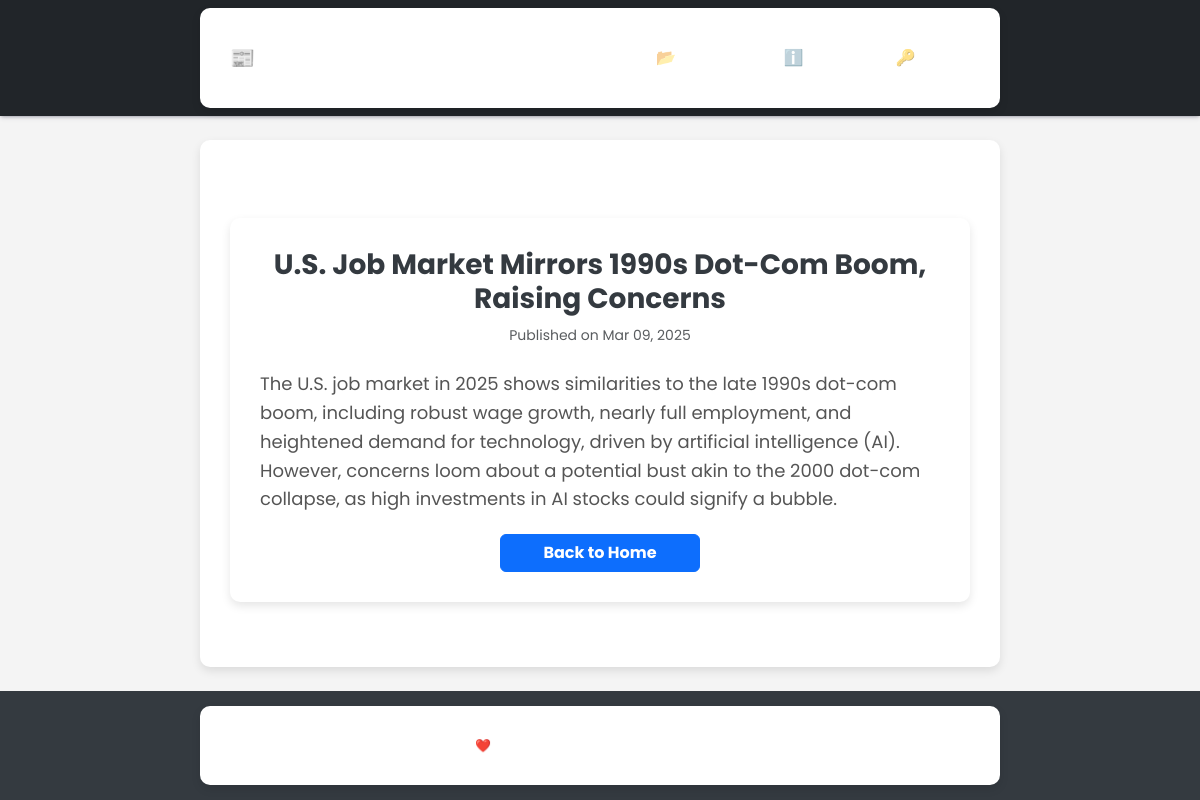
Page /read-more/16/ on the committed database.
### news/models.py (models this page shows, shortened)
class Article(models.Model):
    CATEGORY_CHOICES = [
        ('Technology', 'Technology'),
        ('Science', 'Science'),
        ('Health', 'Health'),
        ('Business', 'Business'),
        ('Sports', 'Sports'),
        ('Entertainment', 'Entertainment'),
    ]
    title = models.CharField(max_length=255)
    content = models.TextField()
    category = models.CharField(max_length=100, choices=CATEGORY_CHOICES, default='Technology')
    sentiment = models.CharField(max_length=50, null=True, blank=True)
    source_url = models.URLField()
    published_at = models.DateTimeField(auto_now_add=True)
    author = models.ForeignKey(User, on_delete=models.CASCADE, null=True, blank=True)  # Link to user
    image = models.ImageField(upload_to='article_images/', max_length=255, null=True, blank=True)
    likes = models.ManyToManyField(User, related_name='liked_articles', blank=True)
    dislikes = models.ManyToManyField(User, related_name='disliked_articles', blank=True)

### news/views.py (the view)
# urls.py: path('read-more/<int:article_id>/', read_more, name='read_more'),
def read_more(request, article_id):
    article = get_object_or_404(Article, id=article_id)
    return render(request, 'read_more.html', {'article': article})

### news/templates/read_more.html (shortened to what this page needs)
{% extends 'base.html' %}
{% load static %}
{% block content %}
<link rel="stylesheet" href="{% static 'read_more.css' %}">
<div class="container mt-5">
    <h1 class="text-center">{{ article.title }}</h1>
    <p class="text-muted text-center">Published on {{ article.published_at|date:"M d, Y" }}</p>
    <div class="mt-4">
        <p>{{ article.content }}</p>
    </div>
    <a href="{% url 'home' %}" class="btn btn-primary">Back to Home</a>
</div>
{% endblock %}

### news/static/base.css (style rules this page uses)
* { box-sizing: border-box; -webkit-font-smoothing: antialiased; -moz-osx-font-smoothing: grayscale; }
body { font-family: 'Poppins', sans-serif; background-color: #f4f4f4; color: #333; margin: 0; padding: 0; }
.container { max-width: 100%; margin: 0 auto; padding: 10px; box-sizing: border-box; }
body { min-height: 100vh; display: flex; flex-direction: column; }
html { scroll-padding-bottom: 60px; }

### news/static/read_more.css (style rules this page uses)
.container { max-width: 800px; background: #ffffff; padding: 30px; border-radius: 10px; box-shadow: 0px 4px 10px rgba(0, 0, 0, 0.1); }
h1 { font-size: 28px; font-weight: bold; color: #343a40; margin-bottom: 10px; }
.text-muted { font-size: 14px; }
.mt-4 p { font-size: 18px; line-height: 1.6; color: #555; }
.btn { display: block; width: 200px; margin: 20px auto 0; font-size: 16px; font-weight: bold; }

### rows in the picture
Article: title "U.S. Job Market Mirrors 1990s Dot-Com Boom, Raising Concerns", published_at "Mar 09, 2025", content "The U.S. job market in 2025 shows similarities to the late 1990s dot-com boom, including robust wage growth, nearly full employment, and heightened demand for technology, driven by artificial intelligence (AI). However, concerns loom about a potential bust akin to the 2000 dot-com collapse, as high investments in AI stocks could signify a bubble."
